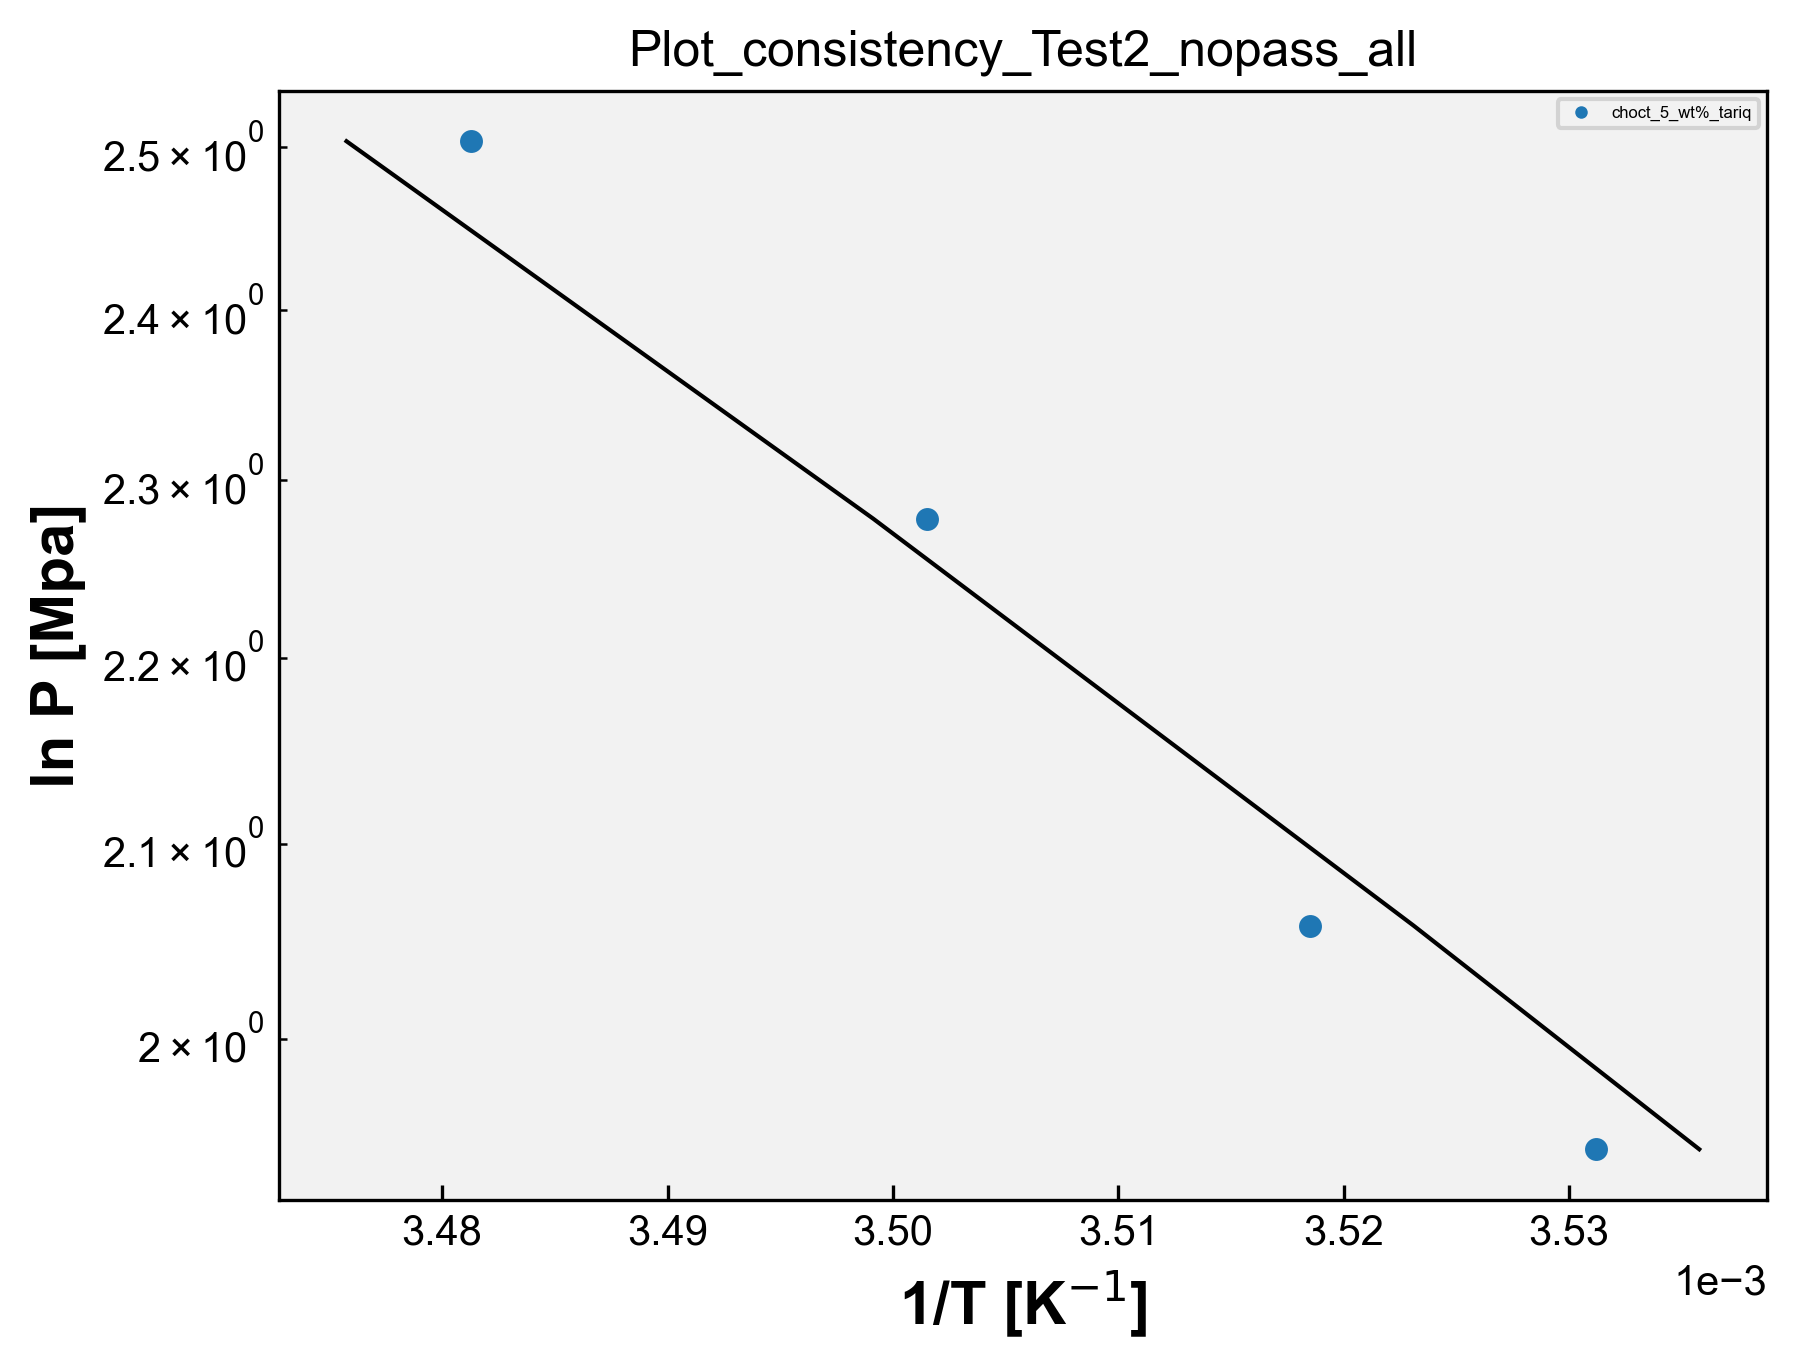

The Python source for this figure:
# Plot_consistency - Test2_nopass
import matplotlib.pyplot as plt
import matplotlib
from matplotlib.font_manager import FontProperties
import pandas as pd
import numpy as np
import openpyxl
import os

matplotlib.rcParams['font.family'] = "Arial" # change the default font # mudança da fonte
matplotlib.rcParams['xtick.direction'] = 'in' # change the ticks direction # mudança da direção dos marcadores ao longo dos eixos de um gráfico que indicam valores específicos
matplotlib.rcParams['ytick.direction'] = 'in'
font = FontProperties() # cria uma instância de propriedades de fontes, tamanho, estilo e família
font.set_family('sans-serif') # 'serif', 'sans-serif', 'cursive', 'fantasy', or 'monospace' # família da fonte
font.set_name('Arial') # nome da fonte
font.set_weight('bold') # 'ultralight', 'light', 'normal', 'regular', 'book', 'medium', 'roman', 'semibold', 'demibold', 'demi', 'bold', 'heavy', 'extra bold', 'black' # peso da fonte
font.set_style('normal') #'normal', 'italic' or 'oblique' # estilo da fonte, negrito, itálico, normal, etc
font.set_size('x-large') # xx-small', 'x-small', 'small', 'medium', 'large', 'x-large', 'xx-large' # tamanho da fonte
plt.rcParams['figure.dpi'] = 300 # resolução padrão para as figuras exibidas na tela
plt.rcParams['savefig.dpi'] = 300 # resolução padrão para as figuras salvas em arquivos PNG, PDF ou SVG
opt = {'fillstyle':'full','markersize':5,'markeredgewidth':0.5} # aparência dos marcadores, fillstyle: full - estilo de preenchimento markersize: 5 - tamanho do marcador markeredgewidth: 0.5 largura da borda do marcador
plt.rcParams['figure.facecolor'] = (1.0,1.0,1.0,0.0) # cor de fundo da figura como transparente
plt.rcParams['axes.facecolor'] = '0.95' # cor de fundo dos eixos como uma tonalidade de cinza claro
#plt.rcParams['figure.figsize'] = (4,4) # tamanho da figura padrão em polegadas


caminho_arquivo = 'Test2_nopass.xlsx' # caminho do arquivo
wb = openpyxl.load_workbook(caminho_arquivo) # ler dados de abas individuais do arquivo Excel sem abrir e fechar repetidamente, mantém aberto. Mais eficiente se você precisa ler dados de várias abas do arquivo. Lista com os nomes de todas as abas do arquivo Excel.
# load_workbook é a função usada para carregar o arquvio Excel

dados_coluna_O_array = [] # matriz para guardar os dados da coluna O de todas as sheet
dados_coluna_P_array = [] # matriz para guardar os dados da coluna P de todas as sheet
dados_coluna_Q_array = [] # matriz para guardar os dados da coluna Q de todas as sheet

nomes_abas = []

for i in wb.sheetnames: # para i dentro da lista wb com os nomes de todas as abas
    nome_aba = wb[i] # obtém o nome da aba na posição i na lista wb, que contém os nomes de todas as abas
    nome_aba_split = nome_aba.title.split("_") # nome_aba é o nome completo da aba. nome_aba.title converte o nome da aba para o formato de título. split("_ ") divide o nome da aba em duas partes usando o caractere "_ "
    if len(nome_aba_split) > 2: # se o nome da aba contiver mais de duas partes
        nome_aba_split.insert(2, "wt%") # insere wt% entre a segunda e a terceira partes do nome da aba
        nome_aba_final = "_".join(nome_aba_split) # junta as partes do nome da aba de volta com "_"
        print('nome_aba_final', nome_aba_final)
        nomes_abas.append(nome_aba_final) # adiciona o nome modificado _a lista de nomes das abas
    else:
        nomes_abas.append(nome_aba.title) # nome da aba não tiver mais de duas partes, adiciona o nome completo da aba à lista nomes_abas (usada na legenda)

    dados_coluna_O = [] # abre uma lista para os dados da coluna O da sheet
    dados_coluna_P = [] # abre uma lista para os dados da coluna P da sheet
    dados_coluna_Q = [] # abre uma lista para os dados da coluna Q da sheet

    for j in nome_aba.iter_rows(min_row=2, values_only=True): # iter_rows: permite iterar sobre as linhas dessa aba # min_row=2: especifica a primeira linha a ser considerada, nesse caso, começa na segunda linha, pois a primeira linha geralmente contém os cabeçalhos das colunas # values_only=True: indica que queremos obter apenas os valores das células, sem incluir informações adicionais como formatação, fórmulas ou estilos.
        dados_coluna_O.append(j[17])
        dados_coluna_P.append(j[18])
        dados_coluna_Q.append(j[19])

    dados_coluna_O_array.append(dados_coluna_O)
    dados_coluna_P_array.append(dados_coluna_P)
    dados_coluna_Q_array.append(dados_coluna_Q)

print('dados_O', dados_coluna_O_array)
print('dados_P', dados_coluna_P_array)
print('dados_Q', dados_coluna_Q_array)

# Plotagem dos dados:

symbols = ['o', 's', '^', 'D', 'v', '>', '<', 'P', 'X', 'H', '*', 'h', '+', 'x', '|', '_', '1', '2', '3', '4', 'p', ',', '.']# Exemplos de símbolos

# Vetor de cores
colors = ['#1f77b4', '#ff7f0e', '#2ca02c', '#d62728', '#9467bd', '#8c564b', '#e377c2', '#7f7f7f', '#bcbd22', '#17becf',  '#aec7e8',  '#ffbb78', '#98df8a', '#ff9896', '#c5b0d5', '#c49c94',  '#f7b6d2', '#c7c7c7',  '#dbdb8d',  '#9edae5',  '#393b79',  '#5254a3', '#6b6ecf',  '#9c9ede',  '#637939',  '#8ca252',  '#b5cf6b', '#cedb9c',  '#8c6d31',  '#bd9e39',  '#e7ba52',  '#e7cb94',  '#843c39', '#ad494a', '#d6616b',  '#e7969c',  '#7b4173', '#a55194',  '#ce6dbd',  '#de9ed6']

lines = []

for i in range(len(dados_coluna_O_array)):
    y = dados_coluna_O_array[i]
    x = dados_coluna_P_array[i]
    x2 = dados_coluna_Q_array[i]
    print('x', x)
    print('y', y)
    print('x2', x2)
    symbol=symbols[i]
    color=colors[i]
    line1, = plt.plot(x, y, marker=symbol, markersize=opt['markersize'], markeredgewidth=opt['markeredgewidth'], fillstyle=opt['fillstyle'], color=color, linestyle='none', label=nomes_abas[i]) # lines armazenam as linhas geradas pelos plots
    line2, = plt.plot(x2, y, color='black', linestyle='-', linewidth=1)

    lines.append(line1)

plt.semilogy()
plt.ticklabel_format(axis='x', style='sci', scilimits=(0,0)) # eixo x em notação científica
plt.legend(handles=lines, loc='upper right', fontsize=4, markerscale=0.5) # cria a legenda usando as linhas armazenadas na lista
plt.xlabel('1/T [K$^{-1}$]',fontproperties=font)
plt.ylabel('ln P [Mpa]',fontproperties=font)
#plt.legend(loc="upper left")

nome_arquivo_python = os.path.basename(__file__) # obter o nome do arquivo python atual
nome_arquivo_sem_extensao = os.path.splitext(nome_arquivo_python)[0] # obter o nome do arquivo sem extensão # [0] vai acessar o primeiro elemento da tupla retornado por path.splitext

plt.title(nome_arquivo_sem_extensao)

plt.savefig(f'{nome_arquivo_sem_extensao}.png',format='png',bbox_inches='tight',
                dpi=300,transparent=False)
plt.show()
